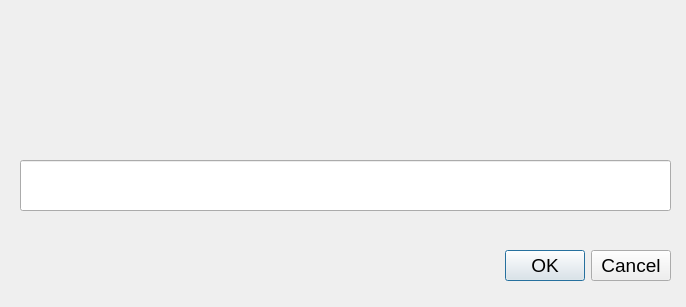
<?xml version="1.0" encoding="UTF-8"?>
<ui version="4.0">
 <class>Dialog</class>
 <widget class="QDialog" name="Dialog">
  <property name="geometry">
   <rect>
    <x>0</x>
    <y>0</y>
    <width>686</width>
    <height>307</height>
   </rect>
  </property>
  <property name="windowTitle">
   <string>Dialog</string>
  </property>
  <widget class="QDialogButtonBox" name="Add">
   <property name="geometry">
    <rect>
     <x>330</x>
     <y>250</y>
     <width>341</width>
     <height>32</height>
    </rect>
   </property>
   <property name="font">
    <font>
     <pointsize>14</pointsize>
    </font>
   </property>
   <property name="orientation">
    <enum>Qt::Horizontal</enum>
   </property>
   <property name="standardButtons">
    <set>QDialogButtonBox::Cancel|QDialogButtonBox::Ok</set>
   </property>
  </widget>
  <widget class="QLineEdit" name="add_input">
   <property name="geometry">
    <rect>
     <x>20</x>
     <y>160</y>
     <width>651</width>
     <height>51</height>
    </rect>
   </property>
   <property name="font">
    <font>
     <pointsize>14</pointsize>
    </font>
   </property>
  </widget>
 </widget>
 <resources/>
 <connections>
  <connection>
   <sender>Add</sender>
   <signal>accepted()</signal>
   <receiver>Dialog</receiver>
   <slot>accept()</slot>
   <hints>
    <hint type="sourcelabel">
     <x>248</x>
     <y>254</y>
    </hint>
    <hint type="destinationlabel">
     <x>157</x>
     <y>274</y>
    </hint>
   </hints>
  </connection>
  <connection>
   <sender>Add</sender>
   <signal>rejected()</signal>
   <receiver>Dialog</receiver>
   <slot>reject()</slot>
   <hints>
    <hint type="sourcelabel">
     <x>316</x>
     <y>260</y>
    </hint>
    <hint type="destinationlabel">
     <x>286</x>
     <y>274</y>
    </hint>
   </hints>
  </connection>
 </connections>
</ui>
